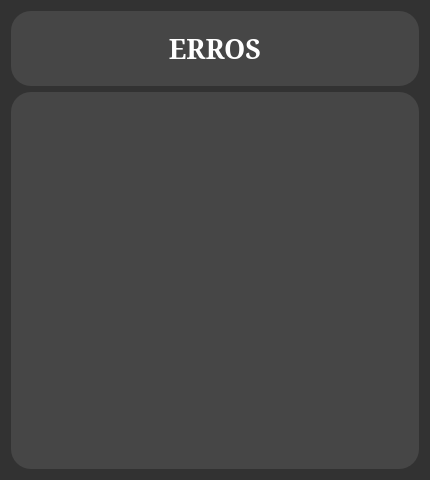
<?xml version="1.0" encoding="UTF-8"?>
<ui version="4.0">
 <class>Tela_Erros</class>
 <widget class="QWidget" name="Tela_Erros">
  <property name="geometry">
   <rect>
    <x>0</x>
    <y>0</y>
    <width>430</width>
    <height>480</height>
   </rect>
  </property>
  <property name="minimumSize">
   <size>
    <width>0</width>
    <height>0</height>
   </size>
  </property>
  <property name="maximumSize">
   <size>
    <width>16777215</width>
    <height>16777215</height>
   </size>
  </property>
  <property name="windowTitle">
   <string>Erros</string>
  </property>
  <property name="styleSheet">
   <string notr="true">QWidget{
background-color: rgb(50,50,50);
}</string>
  </property>
  <layout class="QVBoxLayout" name="verticalLayout">
   <item>
    <widget class="QFrame" name="frame">
     <property name="minimumSize">
      <size>
       <width>0</width>
       <height>75</height>
      </size>
     </property>
     <property name="maximumSize">
      <size>
       <width>16777215</width>
       <height>75</height>
      </size>
     </property>
     <property name="styleSheet">
      <string notr="true">QFrame {
background-color: rgb(70,70,70);
border-radius: 20px;
}</string>
     </property>
     <property name="frameShape">
      <enum>QFrame::StyledPanel</enum>
     </property>
     <property name="frameShadow">
      <enum>QFrame::Raised</enum>
     </property>
     <layout class="QHBoxLayout" name="horizontalLayout">
      <item>
       <widget class="QLabel" name="label">
        <property name="font">
         <font>
          <family>Garamond</family>
          <pointsize>20</pointsize>
          <bold>true</bold>
         </font>
        </property>
        <property name="text">
         <string>&lt;html&gt;&lt;head/&gt;&lt;body&gt;&lt;p&gt;&lt;span style=&quot; color:#ffffff;&quot;&gt;ERROS&lt;/span&gt;&lt;/p&gt;&lt;/body&gt;&lt;/html&gt;</string>
        </property>
        <property name="alignment">
         <set>Qt::AlignCenter</set>
        </property>
       </widget>
      </item>
     </layout>
    </widget>
   </item>
   <item>
    <widget class="QFrame" name="frame_2">
     <property name="styleSheet">
      <string notr="true">QFrame {
background-color: rgb(70,70,70);
border-radius: 20px;
}</string>
     </property>
     <property name="frameShape">
      <enum>QFrame::StyledPanel</enum>
     </property>
     <property name="frameShadow">
      <enum>QFrame::Raised</enum>
     </property>
     <layout class="QVBoxLayout" name="verticalLayout_2">
      <item>
       <widget class="QListWidget" name="erros">
        <property name="font">
         <font>
          <family>Garamond</family>
          <pointsize>12</pointsize>
          <bold>true</bold>
         </font>
        </property>
        <property name="focusPolicy">
         <enum>Qt::NoFocus</enum>
        </property>
        <property name="autoFillBackground">
         <bool>false</bool>
        </property>
        <property name="styleSheet">
         <string notr="true">QListWidget {
    background-color: rgb(70,70,70);
	color: rgb(255,255,255);
	border-radius: 15px;
}

QListWidget::item {
	color: rgb(255,255,255);
    border-bottom: 1px solid rgb(50,50,50); 
    padding: 10px;   
}

QListWidget::item:selected{
	background-color: rgb(80,80,80);
	border: none;
	outline: none
}


</string>
        </property>
        <property name="dragDropMode">
         <enum>QAbstractItemView::InternalMove</enum>
        </property>
       </widget>
      </item>
     </layout>
    </widget>
   </item>
  </layout>
 </widget>
 <resources/>
 <connections/>
</ui>
